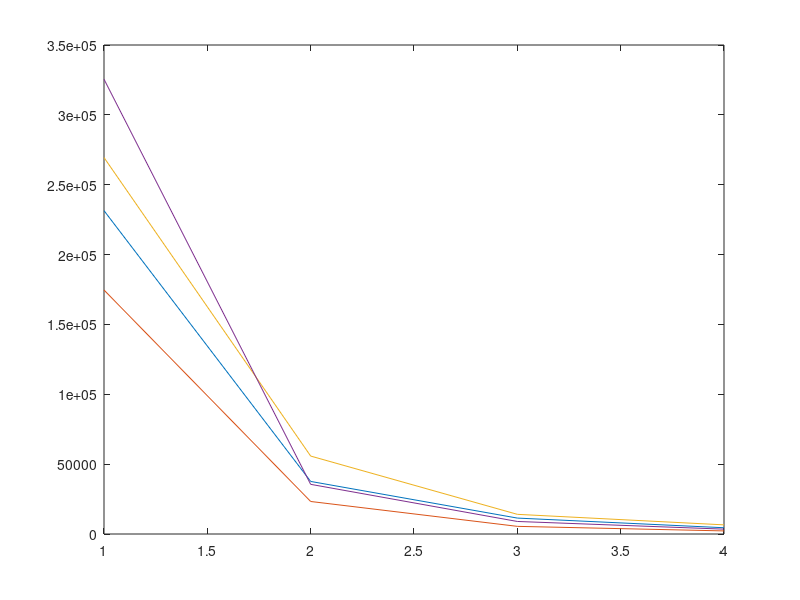

Write MATLAB code to recreate this figure.
%% TEST GAUSSIAN
% All tests that are done for the outcomes of LDA-Gaussian
%% this plots the perplexity
% load OutcomeExp4_TESTHN1;
% H{1}=DataGaus{1};
% load OutcomeExp4_TEST;
% H{2}=DataGaus{2};
% H{3}=DataGaus{3};
% load OutcomeExp4_VanKas;
% H{4}=DataGaus{4};
% H{5}=DataGaus{5};
% 
% cmap = colormap(hsv(5));
% 
% D=H{1};
% Plo=[];
% for i=1:length(D.Run)
%     Per = D.Run{i}.Perpl;
%     plo=[];
%     for j=1:length(Per);
%         if ~isnan(Per(j))
%             plo= [plo Per(j)];
%         end
%     end
%     Plo=[Plo mean(plo)];
% end
% 
% plot(10:5:100,Plo,'Color',cmap(1,:));
% hold on
% for i=2:5
%     dat=H{i}.PerGausM;
%     if length(dat)==20
%         plot(10:5:100,dat(2:end),'Color',cmap(i,:));
%     else
%         plot(10:5:100,dat,'Color',cmap(i,:));
%     end
%     hold on
% end
% hleg = legend('H1, 142 days','H2, 98 days',...
%     'H3, 89 days','H4, 63 days','H5, 73 days',...
%     'Location','NorthEastOutside');
%% For the timeslice experiment
load OutcomeExpTimeSlices;
for i=1:length(DataGaus)
    dd=DataGaus{i}.PerGausM;
    plot(dd(2:end))
    hold on
end
